Frame 1 (no input): blank canvas, image omitted
Frame 60 (the mouse pressed at the canvas centre just before this capture): blank canvas, image omitted
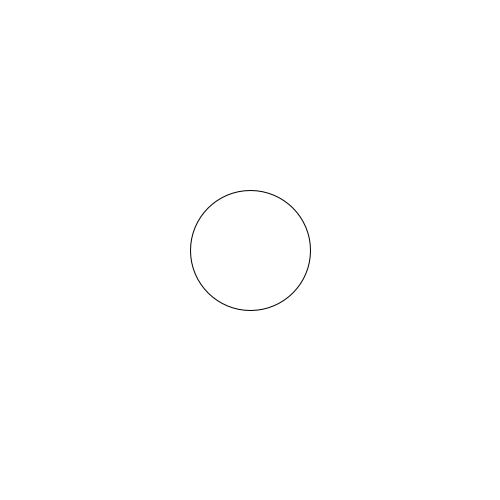
Frame 120 (the mouse held since frame 60 and released just before this capture)

The Processing sketch whose frames 1 and 60 were blank and that drew this single picture after the mouse press (run headless with seeded random() and noise(); from frame 60 on, the mouse is pressed at the canvas centre):

// Processing sketch: Helton_S5_A3
// ── Helton_S5_A3.pde
//Tanner Helton
int cSize = 1;
void setup() {
  size(500, 500);
}
void draw() {
  background(255);
  ellipse(mouseX, mouseY, cSize, cSize);
  cSize += 1;
  //After 250 frames the circle will start to grow by 5 every frame
  if (cSize > 250) {
    cSize += 4;
  }
  //You could vary the speed of growth by changing how much cSize is increasing by every frame
  //Such as cSize += 5;
}
